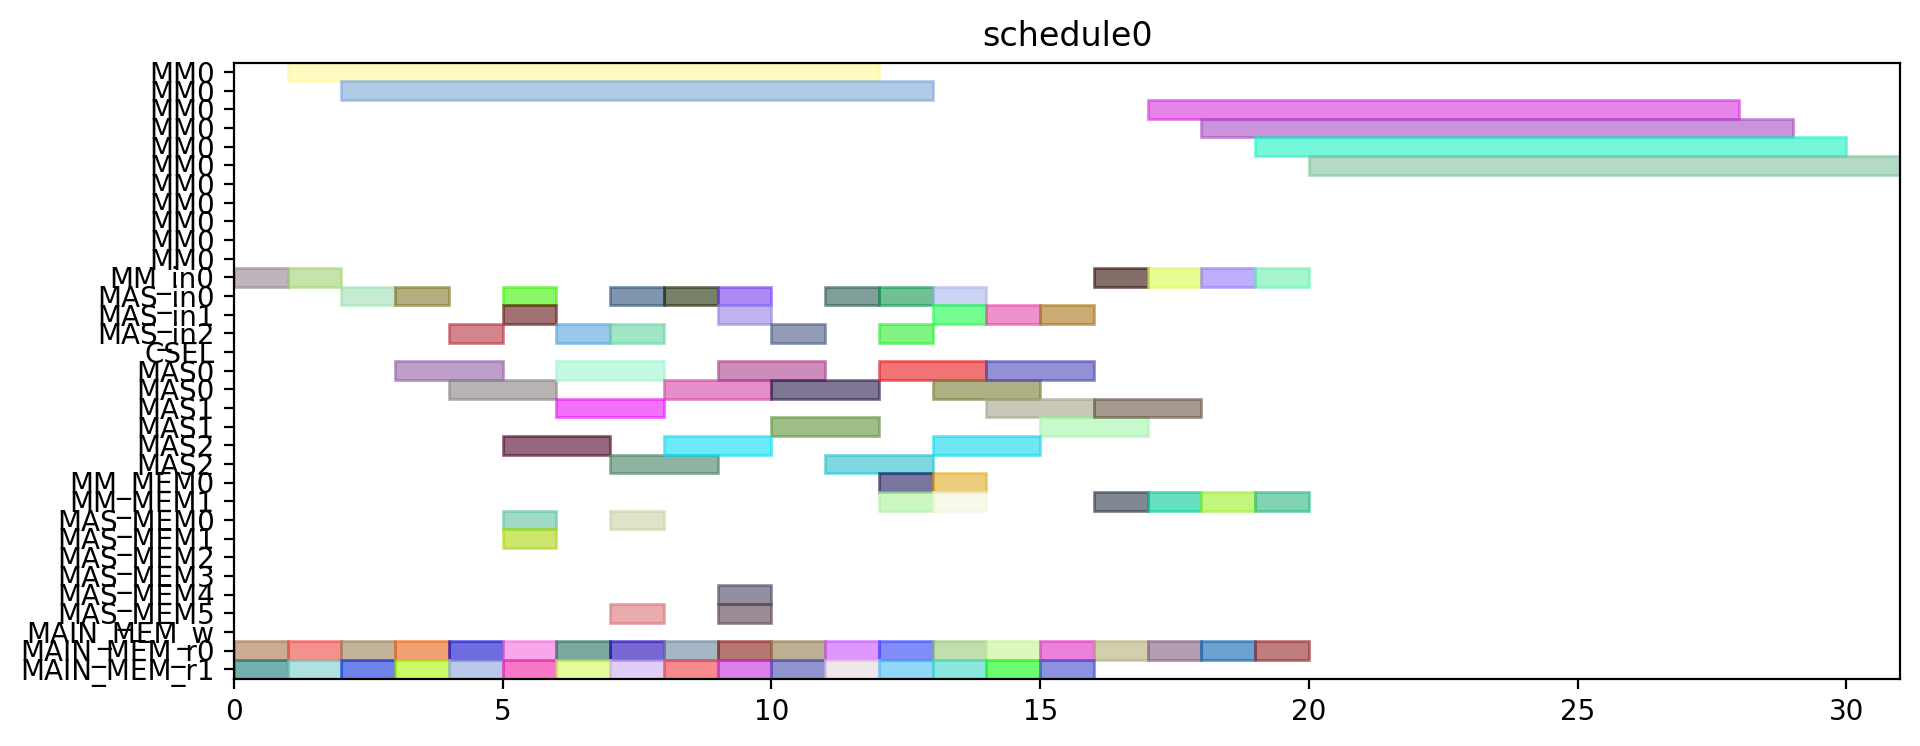

Here is the Python script that generated this plot:
from pyschedule import Scenario, solvers, plotters, alt


def solve():
	horizon = 120
	S = Scenario("schedule0", horizon=horizon)

	# resource
	MM = S.Resources('MM', num=1, size=11)
	MM_in = S.Resources('MM_in', num=1)
	MAS_in = S.Resources('MAS_in', num=3)
	CSEL = S.Resource('CSEL')
	MAS = S.Resources('MAS', num=3, size=2, periods=range(1, horizon))
	MM_MEM = S.Resources('MM_MEM', num=2)
	MAS_MEM = S.Resources('MAS_MEM', num=6)
	MAIN_MEM_w = S.Resource('MAIN_MEM_w', size=1)
	MAIN_MEM_r = S.Resources('MAIN_MEM_r', num=2)

	# result of previous scheduling

	# new tasks
	c_qinv_denom_inv0 = S.Task('c_qinv_denom_inv0', length=11, delay_cost=1)
	c_qinv_denom_inv0 += alt(MM)
	c_qinv_denom_inv0_in = S.Task('c_qinv_denom_inv0_in', length=1, delay_cost=1)
	c_qinv_denom_inv0_in += alt(MM_in)
	S += c_qinv_denom_inv0_in*MM_in[0]<=c_qinv_denom_inv0*MM[0]
	c_qinv_denom_inv0_mem0 = S.Task('c_qinv_denom_inv0_mem0', length=1, delay_cost=1)
	c_qinv_denom_inv0_mem0 += MAIN_MEM_r[0]
	S += c_qinv_denom_inv0_mem0 <= c_qinv_denom_inv0

	c_qinv_denom_inv0_mem1 = S.Task('c_qinv_denom_inv0_mem1', length=1, delay_cost=1)
	c_qinv_denom_inv0_mem1 += MAIN_MEM_r[1]
	S += c_qinv_denom_inv0_mem1 <= c_qinv_denom_inv0

	c_qinv_denom_inv1_ = S.Task('c_qinv_denom_inv1_', length=11, delay_cost=1)
	c_qinv_denom_inv1_ += alt(MM)
	c_qinv_denom_inv1__in = S.Task('c_qinv_denom_inv1__in', length=1, delay_cost=1)
	c_qinv_denom_inv1__in += alt(MM_in)
	S += c_qinv_denom_inv1__in*MM_in[0]<=c_qinv_denom_inv1_*MM[0]
	c_qinv_denom_inv1__mem0 = S.Task('c_qinv_denom_inv1__mem0', length=1, delay_cost=1)
	c_qinv_denom_inv1__mem0 += MAIN_MEM_r[0]
	S += c_qinv_denom_inv1__mem0 <= c_qinv_denom_inv1_

	c_qinv_denom_inv1__mem1 = S.Task('c_qinv_denom_inv1__mem1', length=1, delay_cost=1)
	c_qinv_denom_inv1__mem1 += MAIN_MEM_r[1]
	S += c_qinv_denom_inv1__mem1 <= c_qinv_denom_inv1_

	c_qinv0_t2 = S.Task('c_qinv0_t2', length=2, delay_cost=1)
	c_qinv0_t2 += alt(MAS)
	c_qinv0_t2_in = S.Task('c_qinv0_t2_in', length=1, delay_cost=1)
	c_qinv0_t2_in += alt(MAS_in)
	S += c_qinv0_t2_in*MAS_in[0]<=c_qinv0_t2*MAS[0]

	S += c_qinv0_t2_in*MAS_in[1]<=c_qinv0_t2*MAS[1]

	S += c_qinv0_t2_in*MAS_in[2]<=c_qinv0_t2*MAS[2]

	c_qinv0_t2_mem0 = S.Task('c_qinv0_t2_mem0', length=1, delay_cost=1)
	c_qinv0_t2_mem0 += MAIN_MEM_r[0]
	S += c_qinv0_t2_mem0 <= c_qinv0_t2

	c_qinv0_t2_mem1 = S.Task('c_qinv0_t2_mem1', length=1, delay_cost=1)
	c_qinv0_t2_mem1 += MAIN_MEM_r[1]
	S += c_qinv0_t2_mem1 <= c_qinv0_t2

	c_qinv1__t2 = S.Task('c_qinv1__t2', length=2, delay_cost=1)
	c_qinv1__t2 += alt(MAS)
	c_qinv1__t2_in = S.Task('c_qinv1__t2_in', length=1, delay_cost=1)
	c_qinv1__t2_in += alt(MAS_in)
	S += c_qinv1__t2_in*MAS_in[0]<=c_qinv1__t2*MAS[0]

	S += c_qinv1__t2_in*MAS_in[1]<=c_qinv1__t2*MAS[1]

	S += c_qinv1__t2_in*MAS_in[2]<=c_qinv1__t2*MAS[2]

	c_qinv1__t2_mem0 = S.Task('c_qinv1__t2_mem0', length=1, delay_cost=1)
	c_qinv1__t2_mem0 += MAIN_MEM_r[0]
	S += c_qinv1__t2_mem0 <= c_qinv1__t2

	c_qinv1__t2_mem1 = S.Task('c_qinv1__t2_mem1', length=1, delay_cost=1)
	c_qinv1__t2_mem1 += MAIN_MEM_r[1]
	S += c_qinv1__t2_mem1 <= c_qinv1__t2

	c0_t0_t2 = S.Task('c0_t0_t2', length=2, delay_cost=1)
	c0_t0_t2 += alt(MAS)
	c0_t0_t2_in = S.Task('c0_t0_t2_in', length=1, delay_cost=1)
	c0_t0_t2_in += alt(MAS_in)
	S += c0_t0_t2_in*MAS_in[0]<=c0_t0_t2*MAS[0]

	S += c0_t0_t2_in*MAS_in[1]<=c0_t0_t2*MAS[1]

	S += c0_t0_t2_in*MAS_in[2]<=c0_t0_t2*MAS[2]

	c0_t0_t2_mem0 = S.Task('c0_t0_t2_mem0', length=1, delay_cost=1)
	c0_t0_t2_mem0 += MAIN_MEM_r[0]
	S += c0_t0_t2_mem0 <= c0_t0_t2

	c0_t0_t2_mem1 = S.Task('c0_t0_t2_mem1', length=1, delay_cost=1)
	c0_t0_t2_mem1 += MAIN_MEM_r[1]
	S += c0_t0_t2_mem1 <= c0_t0_t2

	c0_t1_t2 = S.Task('c0_t1_t2', length=2, delay_cost=1)
	c0_t1_t2 += alt(MAS)
	c0_t1_t2_in = S.Task('c0_t1_t2_in', length=1, delay_cost=1)
	c0_t1_t2_in += alt(MAS_in)
	S += c0_t1_t2_in*MAS_in[0]<=c0_t1_t2*MAS[0]

	S += c0_t1_t2_in*MAS_in[1]<=c0_t1_t2*MAS[1]

	S += c0_t1_t2_in*MAS_in[2]<=c0_t1_t2*MAS[2]

	c0_t1_t2_mem0 = S.Task('c0_t1_t2_mem0', length=1, delay_cost=1)
	c0_t1_t2_mem0 += MAIN_MEM_r[0]
	S += c0_t1_t2_mem0 <= c0_t1_t2

	c0_t1_t2_mem1 = S.Task('c0_t1_t2_mem1', length=1, delay_cost=1)
	c0_t1_t2_mem1 += MAIN_MEM_r[1]
	S += c0_t1_t2_mem1 <= c0_t1_t2

	c0_t20 = S.Task('c0_t20', length=2, delay_cost=1)
	c0_t20 += alt(MAS)
	c0_t20_in = S.Task('c0_t20_in', length=1, delay_cost=1)
	c0_t20_in += alt(MAS_in)
	S += c0_t20_in*MAS_in[0]<=c0_t20*MAS[0]

	S += c0_t20_in*MAS_in[1]<=c0_t20*MAS[1]

	S += c0_t20_in*MAS_in[2]<=c0_t20*MAS[2]

	c0_t20_mem0 = S.Task('c0_t20_mem0', length=1, delay_cost=1)
	c0_t20_mem0 += MAIN_MEM_r[0]
	S += c0_t20_mem0 <= c0_t20

	c0_t20_mem1 = S.Task('c0_t20_mem1', length=1, delay_cost=1)
	c0_t20_mem1 += MAIN_MEM_r[1]
	S += c0_t20_mem1 <= c0_t20

	c0_t21 = S.Task('c0_t21', length=2, delay_cost=1)
	c0_t21 += alt(MAS)
	c0_t21_in = S.Task('c0_t21_in', length=1, delay_cost=1)
	c0_t21_in += alt(MAS_in)
	S += c0_t21_in*MAS_in[0]<=c0_t21*MAS[0]

	S += c0_t21_in*MAS_in[1]<=c0_t21*MAS[1]

	S += c0_t21_in*MAS_in[2]<=c0_t21*MAS[2]

	c0_t21_mem0 = S.Task('c0_t21_mem0', length=1, delay_cost=1)
	c0_t21_mem0 += MAIN_MEM_r[0]
	S += c0_t21_mem0 <= c0_t21

	c0_t21_mem1 = S.Task('c0_t21_mem1', length=1, delay_cost=1)
	c0_t21_mem1 += MAIN_MEM_r[1]
	S += c0_t21_mem1 <= c0_t21

	c1_t0_t2 = S.Task('c1_t0_t2', length=2, delay_cost=1)
	c1_t0_t2 += alt(MAS)
	c1_t0_t2_in = S.Task('c1_t0_t2_in', length=1, delay_cost=1)
	c1_t0_t2_in += alt(MAS_in)
	S += c1_t0_t2_in*MAS_in[0]<=c1_t0_t2*MAS[0]

	S += c1_t0_t2_in*MAS_in[1]<=c1_t0_t2*MAS[1]

	S += c1_t0_t2_in*MAS_in[2]<=c1_t0_t2*MAS[2]

	c1_t0_t2_mem0 = S.Task('c1_t0_t2_mem0', length=1, delay_cost=1)
	c1_t0_t2_mem0 += MAIN_MEM_r[0]
	S += c1_t0_t2_mem0 <= c1_t0_t2

	c1_t0_t2_mem1 = S.Task('c1_t0_t2_mem1', length=1, delay_cost=1)
	c1_t0_t2_mem1 += MAIN_MEM_r[1]
	S += c1_t0_t2_mem1 <= c1_t0_t2

	c1_t1_t2 = S.Task('c1_t1_t2', length=2, delay_cost=1)
	c1_t1_t2 += alt(MAS)
	c1_t1_t2_in = S.Task('c1_t1_t2_in', length=1, delay_cost=1)
	c1_t1_t2_in += alt(MAS_in)
	S += c1_t1_t2_in*MAS_in[0]<=c1_t1_t2*MAS[0]

	S += c1_t1_t2_in*MAS_in[1]<=c1_t1_t2*MAS[1]

	S += c1_t1_t2_in*MAS_in[2]<=c1_t1_t2*MAS[2]

	c1_t1_t2_mem0 = S.Task('c1_t1_t2_mem0', length=1, delay_cost=1)
	c1_t1_t2_mem0 += MAIN_MEM_r[0]
	S += c1_t1_t2_mem0 <= c1_t1_t2

	c1_t1_t2_mem1 = S.Task('c1_t1_t2_mem1', length=1, delay_cost=1)
	c1_t1_t2_mem1 += MAIN_MEM_r[1]
	S += c1_t1_t2_mem1 <= c1_t1_t2

	c1_t20 = S.Task('c1_t20', length=2, delay_cost=1)
	c1_t20 += alt(MAS)
	c1_t20_in = S.Task('c1_t20_in', length=1, delay_cost=1)
	c1_t20_in += alt(MAS_in)
	S += c1_t20_in*MAS_in[0]<=c1_t20*MAS[0]

	S += c1_t20_in*MAS_in[1]<=c1_t20*MAS[1]

	S += c1_t20_in*MAS_in[2]<=c1_t20*MAS[2]

	c1_t20_mem0 = S.Task('c1_t20_mem0', length=1, delay_cost=1)
	c1_t20_mem0 += MAIN_MEM_r[0]
	S += c1_t20_mem0 <= c1_t20

	c1_t20_mem1 = S.Task('c1_t20_mem1', length=1, delay_cost=1)
	c1_t20_mem1 += MAIN_MEM_r[1]
	S += c1_t20_mem1 <= c1_t20

	c1_t21 = S.Task('c1_t21', length=2, delay_cost=1)
	c1_t21 += alt(MAS)
	c1_t21_in = S.Task('c1_t21_in', length=1, delay_cost=1)
	c1_t21_in += alt(MAS_in)
	S += c1_t21_in*MAS_in[0]<=c1_t21*MAS[0]

	S += c1_t21_in*MAS_in[1]<=c1_t21*MAS[1]

	S += c1_t21_in*MAS_in[2]<=c1_t21*MAS[2]

	c1_t21_mem0 = S.Task('c1_t21_mem0', length=1, delay_cost=1)
	c1_t21_mem0 += MAIN_MEM_r[0]
	S += c1_t21_mem0 <= c1_t21

	c1_t21_mem1 = S.Task('c1_t21_mem1', length=1, delay_cost=1)
	c1_t21_mem1 += MAIN_MEM_r[1]
	S += c1_t21_mem1 <= c1_t21

	c2_t0_t2 = S.Task('c2_t0_t2', length=2, delay_cost=1)
	c2_t0_t2 += alt(MAS)
	c2_t0_t2_in = S.Task('c2_t0_t2_in', length=1, delay_cost=1)
	c2_t0_t2_in += alt(MAS_in)
	S += c2_t0_t2_in*MAS_in[0]<=c2_t0_t2*MAS[0]

	S += c2_t0_t2_in*MAS_in[1]<=c2_t0_t2*MAS[1]

	S += c2_t0_t2_in*MAS_in[2]<=c2_t0_t2*MAS[2]

	c2_t0_t2_mem0 = S.Task('c2_t0_t2_mem0', length=1, delay_cost=1)
	c2_t0_t2_mem0 += MAIN_MEM_r[0]
	S += c2_t0_t2_mem0 <= c2_t0_t2

	c2_t0_t2_mem1 = S.Task('c2_t0_t2_mem1', length=1, delay_cost=1)
	c2_t0_t2_mem1 += MAIN_MEM_r[1]
	S += c2_t0_t2_mem1 <= c2_t0_t2

	c2_t1_t2 = S.Task('c2_t1_t2', length=2, delay_cost=1)
	c2_t1_t2 += alt(MAS)
	c2_t1_t2_in = S.Task('c2_t1_t2_in', length=1, delay_cost=1)
	c2_t1_t2_in += alt(MAS_in)
	S += c2_t1_t2_in*MAS_in[0]<=c2_t1_t2*MAS[0]

	S += c2_t1_t2_in*MAS_in[1]<=c2_t1_t2*MAS[1]

	S += c2_t1_t2_in*MAS_in[2]<=c2_t1_t2*MAS[2]

	c2_t1_t2_mem0 = S.Task('c2_t1_t2_mem0', length=1, delay_cost=1)
	c2_t1_t2_mem0 += MAIN_MEM_r[0]
	S += c2_t1_t2_mem0 <= c2_t1_t2

	c2_t1_t2_mem1 = S.Task('c2_t1_t2_mem1', length=1, delay_cost=1)
	c2_t1_t2_mem1 += MAIN_MEM_r[1]
	S += c2_t1_t2_mem1 <= c2_t1_t2

	c2_t20 = S.Task('c2_t20', length=2, delay_cost=1)
	c2_t20 += alt(MAS)
	c2_t20_in = S.Task('c2_t20_in', length=1, delay_cost=1)
	c2_t20_in += alt(MAS_in)
	S += c2_t20_in*MAS_in[0]<=c2_t20*MAS[0]

	S += c2_t20_in*MAS_in[1]<=c2_t20*MAS[1]

	S += c2_t20_in*MAS_in[2]<=c2_t20*MAS[2]

	c2_t20_mem0 = S.Task('c2_t20_mem0', length=1, delay_cost=1)
	c2_t20_mem0 += MAIN_MEM_r[0]
	S += c2_t20_mem0 <= c2_t20

	c2_t20_mem1 = S.Task('c2_t20_mem1', length=1, delay_cost=1)
	c2_t20_mem1 += MAIN_MEM_r[1]
	S += c2_t20_mem1 <= c2_t20

	c2_t21 = S.Task('c2_t21', length=2, delay_cost=1)
	c2_t21 += alt(MAS)
	c2_t21_in = S.Task('c2_t21_in', length=1, delay_cost=1)
	c2_t21_in += alt(MAS_in)
	S += c2_t21_in*MAS_in[0]<=c2_t21*MAS[0]

	S += c2_t21_in*MAS_in[1]<=c2_t21*MAS[1]

	S += c2_t21_in*MAS_in[2]<=c2_t21*MAS[2]

	c2_t21_mem0 = S.Task('c2_t21_mem0', length=1, delay_cost=1)
	c2_t21_mem0 += MAIN_MEM_r[0]
	S += c2_t21_mem0 <= c2_t21

	c2_t21_mem1 = S.Task('c2_t21_mem1', length=1, delay_cost=1)
	c2_t21_mem1 += MAIN_MEM_r[1]
	S += c2_t21_mem1 <= c2_t21

	c_qinv0_t0 = S.Task('c_qinv0_t0', length=11, delay_cost=1)
	c_qinv0_t0 += alt(MM)
	c_qinv0_t0_in = S.Task('c_qinv0_t0_in', length=1, delay_cost=1)
	c_qinv0_t0_in += alt(MM_in)
	S += c_qinv0_t0_in*MM_in[0]<=c_qinv0_t0*MM[0]
	c_qinv0_t0_mem0 = S.Task('c_qinv0_t0_mem0', length=1, delay_cost=1)
	c_qinv0_t0_mem0 += MAIN_MEM_r[0]
	S += c_qinv0_t0_mem0 <= c_qinv0_t0

	c_qinv0_t0_mem1 = S.Task('c_qinv0_t0_mem1', length=1, delay_cost=1)
	c_qinv0_t0_mem1 += alt(MM_MEM)
	S += (c_qinv_denom_inv0*MM[0])-1 < c_qinv0_t0_mem1*MM_MEM[1]
	S += c_qinv0_t0_mem1 <= c_qinv0_t0

	c_qinv0_t1 = S.Task('c_qinv0_t1', length=11, delay_cost=1)
	c_qinv0_t1 += alt(MM)
	c_qinv0_t1_in = S.Task('c_qinv0_t1_in', length=1, delay_cost=1)
	c_qinv0_t1_in += alt(MM_in)
	S += c_qinv0_t1_in*MM_in[0]<=c_qinv0_t1*MM[0]
	c_qinv0_t1_mem0 = S.Task('c_qinv0_t1_mem0', length=1, delay_cost=1)
	c_qinv0_t1_mem0 += MAIN_MEM_r[0]
	S += c_qinv0_t1_mem0 <= c_qinv0_t1

	c_qinv0_t1_mem1 = S.Task('c_qinv0_t1_mem1', length=1, delay_cost=1)
	c_qinv0_t1_mem1 += alt(MM_MEM)
	S += (c_qinv_denom_inv1_*MM[0])-1 < c_qinv0_t1_mem1*MM_MEM[1]
	S += c_qinv0_t1_mem1 <= c_qinv0_t1

	c_qinv0_t3 = S.Task('c_qinv0_t3', length=2, delay_cost=1)
	c_qinv0_t3 += alt(MAS)
	c_qinv0_t3_in = S.Task('c_qinv0_t3_in', length=1, delay_cost=1)
	c_qinv0_t3_in += alt(MAS_in)
	S += c_qinv0_t3_in*MAS_in[0]<=c_qinv0_t3*MAS[0]

	S += c_qinv0_t3_in*MAS_in[1]<=c_qinv0_t3*MAS[1]

	S += c_qinv0_t3_in*MAS_in[2]<=c_qinv0_t3*MAS[2]

	c_qinv0_t3_mem0 = S.Task('c_qinv0_t3_mem0', length=1, delay_cost=1)
	c_qinv0_t3_mem0 += alt(MM_MEM)
	S += (c_qinv_denom_inv0*MM[0])-1 < c_qinv0_t3_mem0*MM_MEM[0]
	S += c_qinv0_t3_mem0 <= c_qinv0_t3

	c_qinv0_t3_mem1 = S.Task('c_qinv0_t3_mem1', length=1, delay_cost=1)
	c_qinv0_t3_mem1 += alt(MM_MEM)
	S += (c_qinv_denom_inv1_*MM[0])-1 < c_qinv0_t3_mem1*MM_MEM[1]
	S += c_qinv0_t3_mem1 <= c_qinv0_t3

	c_qinv1__t0 = S.Task('c_qinv1__t0', length=11, delay_cost=1)
	c_qinv1__t0 += alt(MM)
	c_qinv1__t0_in = S.Task('c_qinv1__t0_in', length=1, delay_cost=1)
	c_qinv1__t0_in += alt(MM_in)
	S += c_qinv1__t0_in*MM_in[0]<=c_qinv1__t0*MM[0]
	c_qinv1__t0_mem0 = S.Task('c_qinv1__t0_mem0', length=1, delay_cost=1)
	c_qinv1__t0_mem0 += MAIN_MEM_r[0]
	S += c_qinv1__t0_mem0 <= c_qinv1__t0

	c_qinv1__t0_mem1 = S.Task('c_qinv1__t0_mem1', length=1, delay_cost=1)
	c_qinv1__t0_mem1 += alt(MM_MEM)
	S += (c_qinv_denom_inv0*MM[0])-1 < c_qinv1__t0_mem1*MM_MEM[1]
	S += c_qinv1__t0_mem1 <= c_qinv1__t0

	c_qinv1__t1 = S.Task('c_qinv1__t1', length=11, delay_cost=1)
	c_qinv1__t1 += alt(MM)
	c_qinv1__t1_in = S.Task('c_qinv1__t1_in', length=1, delay_cost=1)
	c_qinv1__t1_in += alt(MM_in)
	S += c_qinv1__t1_in*MM_in[0]<=c_qinv1__t1*MM[0]
	c_qinv1__t1_mem0 = S.Task('c_qinv1__t1_mem0', length=1, delay_cost=1)
	c_qinv1__t1_mem0 += MAIN_MEM_r[0]
	S += c_qinv1__t1_mem0 <= c_qinv1__t1

	c_qinv1__t1_mem1 = S.Task('c_qinv1__t1_mem1', length=1, delay_cost=1)
	c_qinv1__t1_mem1 += alt(MM_MEM)
	S += (c_qinv_denom_inv1_*MM[0])-1 < c_qinv1__t1_mem1*MM_MEM[1]
	S += c_qinv1__t1_mem1 <= c_qinv1__t1

	c_qinv1__t3 = S.Task('c_qinv1__t3', length=2, delay_cost=1)
	c_qinv1__t3 += alt(MAS)
	c_qinv1__t3_in = S.Task('c_qinv1__t3_in', length=1, delay_cost=1)
	c_qinv1__t3_in += alt(MAS_in)
	S += c_qinv1__t3_in*MAS_in[0]<=c_qinv1__t3*MAS[0]

	S += c_qinv1__t3_in*MAS_in[1]<=c_qinv1__t3*MAS[1]

	S += c_qinv1__t3_in*MAS_in[2]<=c_qinv1__t3*MAS[2]

	c_qinv1__t3_mem0 = S.Task('c_qinv1__t3_mem0', length=1, delay_cost=1)
	c_qinv1__t3_mem0 += alt(MM_MEM)
	S += (c_qinv_denom_inv0*MM[0])-1 < c_qinv1__t3_mem0*MM_MEM[0]
	S += c_qinv1__t3_mem0 <= c_qinv1__t3

	c_qinv1__t3_mem1 = S.Task('c_qinv1__t3_mem1', length=1, delay_cost=1)
	c_qinv1__t3_mem1 += alt(MM_MEM)
	S += (c_qinv_denom_inv1_*MM[0])-1 < c_qinv1__t3_mem1*MM_MEM[1]
	S += c_qinv1__t3_mem1 <= c_qinv1__t3

	c0_t4_t2 = S.Task('c0_t4_t2', length=2, delay_cost=1)
	c0_t4_t2 += alt(MAS)
	c0_t4_t2_in = S.Task('c0_t4_t2_in', length=1, delay_cost=1)
	c0_t4_t2_in += alt(MAS_in)
	S += c0_t4_t2_in*MAS_in[0]<=c0_t4_t2*MAS[0]

	S += c0_t4_t2_in*MAS_in[1]<=c0_t4_t2*MAS[1]

	S += c0_t4_t2_in*MAS_in[2]<=c0_t4_t2*MAS[2]

	c0_t4_t2_mem0 = S.Task('c0_t4_t2_mem0', length=1, delay_cost=1)
	c0_t4_t2_mem0 += alt(MAS_MEM)
	S += (c0_t20*MAS[0])-1 < c0_t4_t2_mem0*MAS_MEM[0]
	S += (c0_t20*MAS[1])-1 < c0_t4_t2_mem0*MAS_MEM[2]
	S += (c0_t20*MAS[2])-1 < c0_t4_t2_mem0*MAS_MEM[4]
	S += c0_t4_t2_mem0 <= c0_t4_t2

	c0_t4_t2_mem1 = S.Task('c0_t4_t2_mem1', length=1, delay_cost=1)
	c0_t4_t2_mem1 += alt(MAS_MEM)
	S += (c0_t21*MAS[0])-1 < c0_t4_t2_mem1*MAS_MEM[1]
	S += (c0_t21*MAS[1])-1 < c0_t4_t2_mem1*MAS_MEM[3]
	S += (c0_t21*MAS[2])-1 < c0_t4_t2_mem1*MAS_MEM[5]
	S += c0_t4_t2_mem1 <= c0_t4_t2

	c1_t4_t2 = S.Task('c1_t4_t2', length=2, delay_cost=1)
	c1_t4_t2 += alt(MAS)
	c1_t4_t2_in = S.Task('c1_t4_t2_in', length=1, delay_cost=1)
	c1_t4_t2_in += alt(MAS_in)
	S += c1_t4_t2_in*MAS_in[0]<=c1_t4_t2*MAS[0]

	S += c1_t4_t2_in*MAS_in[1]<=c1_t4_t2*MAS[1]

	S += c1_t4_t2_in*MAS_in[2]<=c1_t4_t2*MAS[2]

	c1_t4_t2_mem0 = S.Task('c1_t4_t2_mem0', length=1, delay_cost=1)
	c1_t4_t2_mem0 += alt(MAS_MEM)
	S += (c1_t20*MAS[0])-1 < c1_t4_t2_mem0*MAS_MEM[0]
	S += (c1_t20*MAS[1])-1 < c1_t4_t2_mem0*MAS_MEM[2]
	S += (c1_t20*MAS[2])-1 < c1_t4_t2_mem0*MAS_MEM[4]
	S += c1_t4_t2_mem0 <= c1_t4_t2

	c1_t4_t2_mem1 = S.Task('c1_t4_t2_mem1', length=1, delay_cost=1)
	c1_t4_t2_mem1 += alt(MAS_MEM)
	S += (c1_t21*MAS[0])-1 < c1_t4_t2_mem1*MAS_MEM[1]
	S += (c1_t21*MAS[1])-1 < c1_t4_t2_mem1*MAS_MEM[3]
	S += (c1_t21*MAS[2])-1 < c1_t4_t2_mem1*MAS_MEM[5]
	S += c1_t4_t2_mem1 <= c1_t4_t2

	c2_t4_t2 = S.Task('c2_t4_t2', length=2, delay_cost=1)
	c2_t4_t2 += alt(MAS)
	c2_t4_t2_in = S.Task('c2_t4_t2_in', length=1, delay_cost=1)
	c2_t4_t2_in += alt(MAS_in)
	S += c2_t4_t2_in*MAS_in[0]<=c2_t4_t2*MAS[0]

	S += c2_t4_t2_in*MAS_in[1]<=c2_t4_t2*MAS[1]

	S += c2_t4_t2_in*MAS_in[2]<=c2_t4_t2*MAS[2]

	c2_t4_t2_mem0 = S.Task('c2_t4_t2_mem0', length=1, delay_cost=1)
	c2_t4_t2_mem0 += alt(MAS_MEM)
	S += (c2_t20*MAS[0])-1 < c2_t4_t2_mem0*MAS_MEM[0]
	S += (c2_t20*MAS[1])-1 < c2_t4_t2_mem0*MAS_MEM[2]
	S += (c2_t20*MAS[2])-1 < c2_t4_t2_mem0*MAS_MEM[4]
	S += c2_t4_t2_mem0 <= c2_t4_t2

	c2_t4_t2_mem1 = S.Task('c2_t4_t2_mem1', length=1, delay_cost=1)
	c2_t4_t2_mem1 += alt(MAS_MEM)
	S += (c2_t21*MAS[0])-1 < c2_t4_t2_mem1*MAS_MEM[1]
	S += (c2_t21*MAS[1])-1 < c2_t4_t2_mem1*MAS_MEM[3]
	S += (c2_t21*MAS[2])-1 < c2_t4_t2_mem1*MAS_MEM[5]
	S += c2_t4_t2_mem1 <= c2_t4_t2

	solvers.mip.solve(S,msg=1,kind='CPLEX',ratio_gap=1.01)

	solution = [['hoge']*len(S.solution()[1]) for i in range(len(S.solution()))]
	for i in range(len(S.solution())):
		for j in range(len(S.solution()[i])):
			solution[i][j]=str(S.solution()[i][j])
	print(solution)

	cycles = int(solution[-1][3])

	pic_file_name = "/mnt/rose/usr1/fukuda/ABE/multiRAM_multiMAS_16mux/scheduling_result/stage11MM1_stage2MAS3/FP12_INV_AFTER_FPINV/schedule0.png"
	if(S.solution() != []):
		plotters.matplotlib.plot(S,img_filename=pic_file_name, show_task_labels=False, fig_size=(cycles*0.25+3, 4))

	return solution
